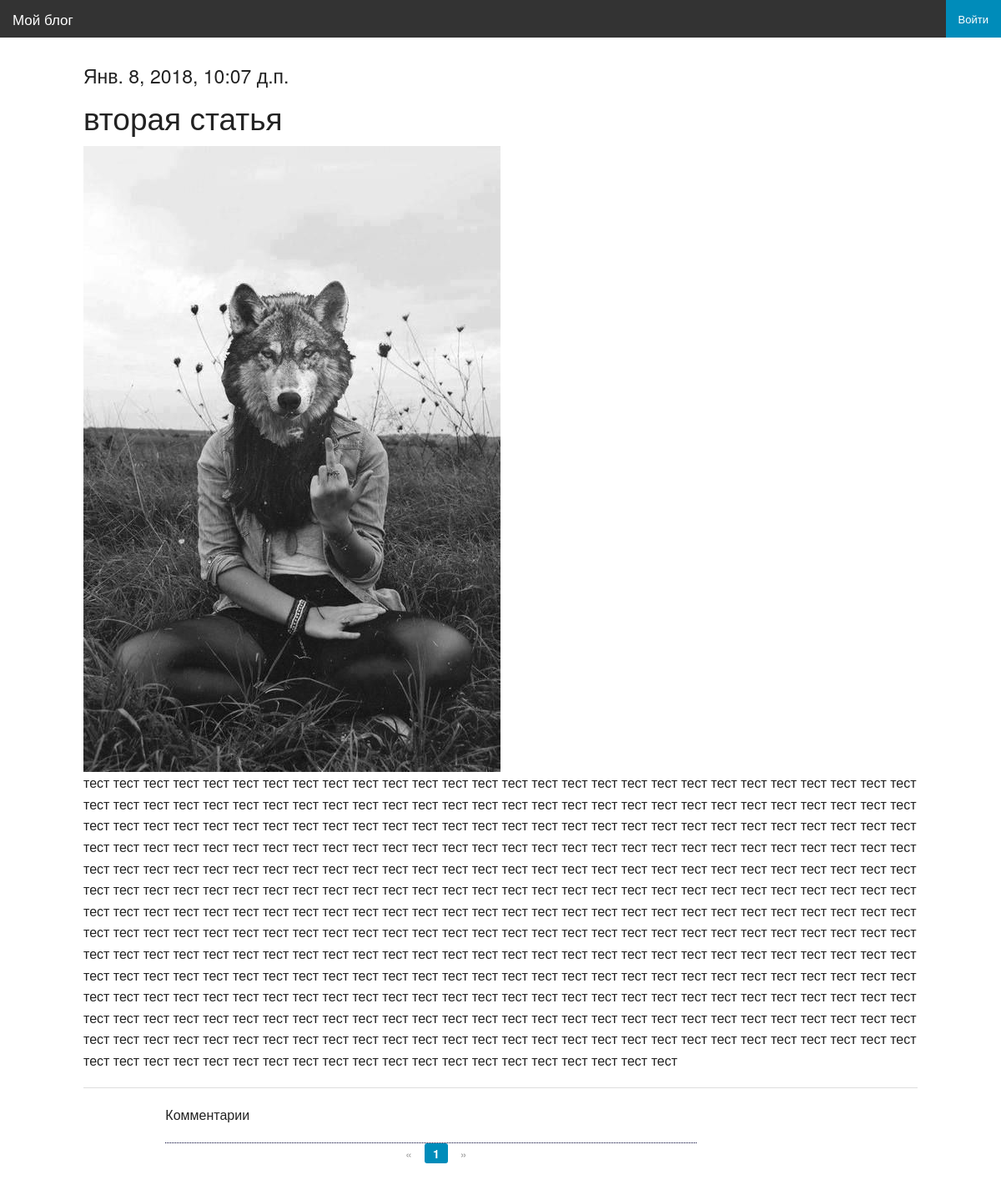
/articles/get/2/, run on the app's committed database.
### article/models.py (models this page shows, shortened)
class Article(models.Model):
    class Meta():
        db_table = "article"
    article_title = models.CharField(max_length = 200)
    article_text = RichTextField()
    article_date = models.DateTimeField()
    article_likes = models.IntegerField(default=0)
    article_image = models.ImageField(null=True, blank=True, upload_to="images/", verbose_name= 'Изображение')
    def bit(self):
        if self.article_image:
            return mark_safe ('<img src="%s" width="70"/>'% self.article_image.url)
        else:
            return '(none)'
    bit.short_descriptio = 'Изображение'
    bit.allow_tags = True

### article/views.py (the view)
# urls.py: path('articles/get/<int:article_id>/', views.article),
def article(request, page_comments_number=1, article_id=1):
    comment_form = CommentForm
    all_comments = Comments.objects.all()
    args = {}
    args.update(csrf(request))
    args['article'] = Article.objects.get(id=article_id)
    current_page_comments_filter = all_comments.filter(comments_article_id=article_id)
    current_page_comments = Paginator(current_page_comments_filter, 4)
    args['comments'] = current_page_comments.page(page_comments_number)
    args['form'] = comment_form
    args['username'] = auth.get_user(request).username
    return render_to_response('article.html', args)

### article/templates/article.html (shortened to what this page needs)
{% extends 'main.html' %}
{% block article %}
<h4>{{ article.article_date }}</h4>
<h2>{{ article.article_title }}</h2>
    <div>
    {% if article.article_image %}
        <img src="{{ MEDIA_URL }} {{ article.article_image.url }}">
    {% endif %}
    </div>
<p>{% autoescape off%}{{ article.article_text }}{% endautoescape %}</p>
<hr>
    <div class="large-offset-1 large-8 columns">
<p>Комментарии</p>
   <div class="row">
        <div class="large-5 large-offset-5 columns">
            <ul class="pagination">
                {% if comments.has_previous %}
                    <li class="arrow"><a href="/articles/{{ article.id }}/get/{{ comments.previous_page_number }}/">&laquo;</a></li>
                {% else %}
                    <li class="arrow unavailable"><a href="">&laquo;</a></li>
                {% endif %}
                {% for page in comments.paginator.page_range %}
                    {% if page == comments.number %}
                        <li class="current"><a href="/articles/{{ article.id }}/get/{{ page }}/">{{ page }}</a></li>
                    {% else %}
                        <li><a href="/articles/{{ article.id }}/get/{{ page }}/">{{ page }}</a></li>
                    {% endif %}
                {% endfor %}
                {% if comments.has_next %}
                    <li class="arrow"><a href="/articles/{{ article.id }}/get/{{ comments.next_page_number }}/">&raquo;</a></li>
                {% else %}
                    <li class="arrow unavailable"><a href="">&raquo;</a></li>
                {% endif %}
            </ul>
        </div>
   </div>
    </div>
{% endblock %}

### data on the page
Article: article_date "Янв. 8, 2018, 10:07 д.п.", article_title "вторая статья", article_image (picture), article_text "тест тест тест тест тест тест тест тест тест тест тест тест тест тест тест тест тест тест тест тест тест тест тест тест тест тест тест тест тест тест тест тест тест тест тест тест тест тест тест тест тест тест тест тест тест тест тест тест тест тест тест тест тест тест тест тест тест тест тест тест тест тест тест тест тест тест тест тест тест тест тест тест тест тест тест тест тест тест тест тест тест тест тест тест тест тест тест тест тест тест тест тест тест тест тест тест тест тест тест тест тест тест тест тест тест тест тест тест тест тест тест тест тест тест тест тест тест тест тест тест тест тест тест тест тест тест тест тест тест тест тест тест тест тест тест тест тест тест тест тест…"

### other printed values
{{ page }} "1"
